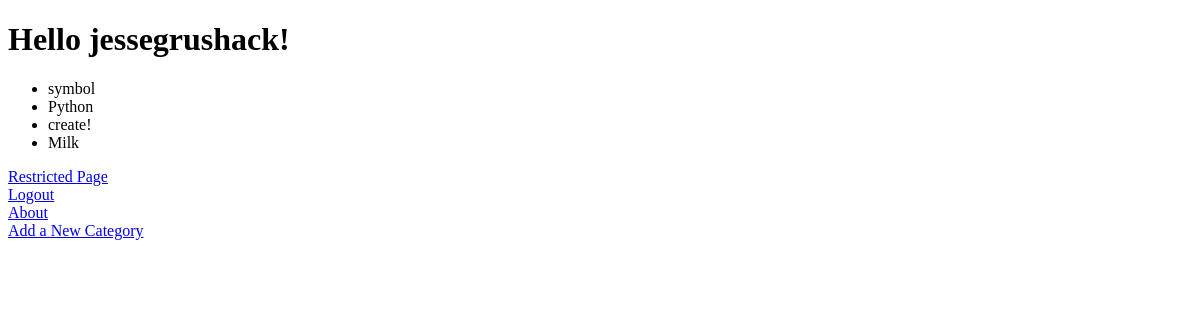
/rango/ (signed in), run on an earlier commit of the app's database.
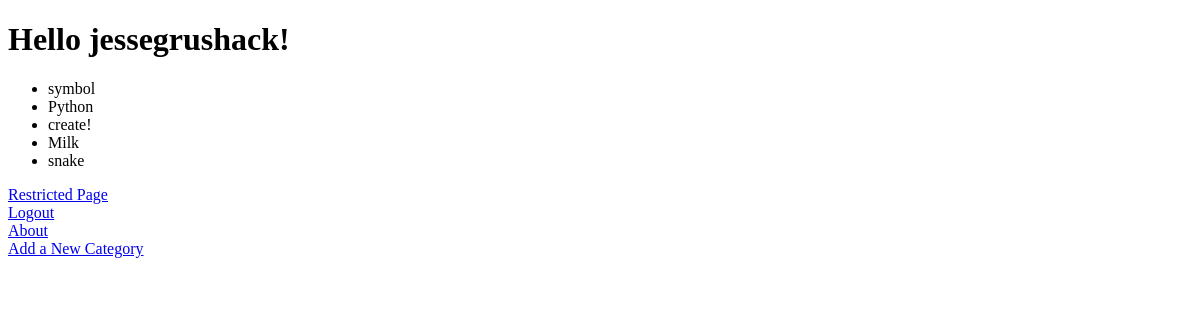
And on a later commit of the database.
### rango/models.py (models this page shows, shortened)
class Category(models.Model):
    name = models.CharField(max_length=128, unique=True)
    view = models.IntegerField(default=0)
    likes = models.IntegerField(default=0)
    slug = models.SlugField(unique=True)
    def __str__(self):
        return self.name

### rango/views.py (the view)
def index(request):
	category_list = Category.objects.order_by('-likes')[:5]
	context_dict = {'categories': category_list }
	return render(request, 'rango/index.html', context_dict)

### tango_with_django_project/templates/rango/index.html (shortened to what this page needs)
<!DOCTYPE html>
{% load static %}
<html>
    <head>
    </head>
    <body>
      {% if user.is_authenticated %}
        <h1>Hello {{user.username}}!</h1>
      {% else %}
        <h1>Hello World! You should register...</h1>
        {% endif %}
       {% if categories %}
          <ul>
       		   {% for category in categories %}
       		   <li>{{category}}</li>
       		   {% endfor %}
       	  </ul>
       	{% else %}
       		<strong> there are no categories</strong>
       	{% endif %}
        {% if user.is_authenticated %}
        <a href = "{% url 'restricted' %}">Restricted Page</a><br/>
        <a href="{% url 'logout' %}">Logout</a><br/>
        <a href="{% url 'about' %}">About</a><br />
        <a href="{% url 'add_category' %}">Add a New Category</a><br />
        {% else %}
        <a href="{% url 'register' %}">Register Here</a>
        <a href="{% url 'login' %}">Login</a>
        {% endif %}
    </body>
</html>

What changed in the data, as far as the page shows it:
added Category: name "snake"
